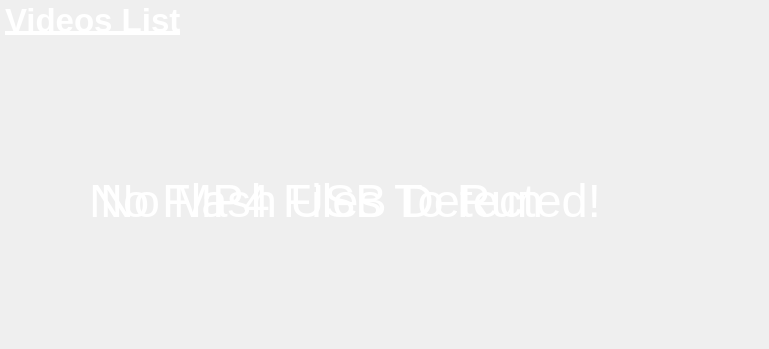
    <widget class="QWidget" name="videoPage">
     <property name="styleSheet">
      <string notr="true">background:none;
</string>
     </property>
     <widget class="QPushButton" name="homeButtonVd">
      <property name="geometry">
       <rect>
        <x>360</x>
        <y>290</y>
        <width>50</width>
        <height>50</height>
       </rect>
      </property>
      <property name="baseSize">
       <size>
        <width>50</width>
        <height>50</height>
       </size>
      </property>
      <property name="focusPolicy">
       <enum>Qt::NoFocus</enum>
      </property>
      <property name="styleSheet">
       <string notr="true">border:none;
border-radius:80px;</string>
      </property>
      <property name="text">
       <string/>
      </property>
      <property name="iconSize">
       <size>
        <width>100</width>
        <height>100</height>
       </size>
      </property>
      <property name="autoDefault">
       <bool>true</bool>
      </property>
     </widget>
     <widget class="QGroupBox" name="noFlashGroupVideo">
      <property name="enabled">
       <bool>true</bool>
      </property>
      <property name="geometry">
       <rect>
        <x>0</x>
        <y>0</y>
        <width>760</width>
        <height>290</height>
       </rect>
      </property>
      <property name="styleSheet">
       <string notr="true">border:none;
background:none;</string>
      </property>
      <property name="title">
       <string/>
      </property>
      <widget class="QLabel" name="noFlashLabelVideo">
       <property name="geometry">
        <rect>
         <x>70</x>
         <y>150</y>
         <width>550</width>
         <height>100</height>
        </rect>
       </property>
       <property name="font">
        <font>
         <pointsize>35</pointsize>
        </font>
       </property>
       <property name="styleSheet">
        <string notr="true">color:white;</string>
       </property>
       <property name="text">
        <string>No Flash USB Detected!</string>
       </property>
       <property name="textFormat">
        <enum>Qt::AutoText</enum>
       </property>
       <property name="alignment">
        <set>Qt::AlignCenter</set>
       </property>
      </widget>
      <widget class="QLabel" name="usbImageLabelVideo">
       <property name="geometry">
        <rect>
         <x>620</x>
         <y>150</y>
         <width>100</width>
         <height>100</height>
        </rect>
       </property>
       <property name="styleSheet">
        <string notr="true">image: url(:/checkFlash/media/usb_icon.png);</string>
       </property>
       <property name="text">
        <string/>
       </property>
      </widget>
     </widget>
     <widget class="QGroupBox" name="runningVideoGroup">
      <property name="geometry">
       <rect>
        <x>0</x>
        <y>0</y>
        <width>760</width>
        <height>290</height>
       </rect>
      </property>
      <property name="styleSheet">
       <string notr="true">border:none;
background:none;</string>
      </property>
      <property name="title">
       <string/>
      </property>
      <widget class="QLabel" name="runningVideoLabel">
       <property name="geometry">
        <rect>
         <x>5</x>
         <y>0</y>
         <width>195</width>
         <height>40</height>
        </rect>
       </property>
       <property name="font">
        <font>
         <pointsize>25</pointsize>
         <bold>true</bold>
         <underline>true</underline>
        </font>
       </property>
       <property name="styleSheet">
        <string notr="true">color:white;</string>
       </property>
       <property name="frameShape">
        <enum>QFrame::NoFrame</enum>
       </property>
       <property name="text">
        <string>Videos List</string>
       </property>
      </widget>
      <widget class="QGroupBox" name="zeroVideosGroup">
       <property name="geometry">
        <rect>
         <x>0</x>
         <y>0</y>
         <width>800</width>
         <height>400</height>
        </rect>
       </property>
       <property name="title">
        <string/>
       </property>
       <widget class="QLabel" name="zeroVideosLabel">
        <property name="geometry">
         <rect>
          <x>100</x>
          <y>150</y>
          <width>450</width>
          <height>100</height>
         </rect>
        </property>
        <property name="font">
         <font>
          <pointsize>35</pointsize>
         </font>
        </property>
        <property name="styleSheet">
         <string notr="true">color:white;</string>
        </property>
        <property name="text">
         <string>No MP4 Files To Run</string>
        </property>
       </widget>
       <widget class="QLabel" name="mp4ImageLabel">
        <property name="geometry">
         <rect>
          <x>560</x>
          <y>150</y>
          <width>80</width>
          <height>100</height>
         </rect>
        </property>
        <property name="styleSheet">
         <string notr="true">image: url(:/videoIcons/media/mp4_icon.png);</string>
        </property>
        <property name="text">
         <string/>
        </property>
       </widget>
      </widget>
      <widget class="QListWidget" name="runningVideosList">
       <property name="geometry">
        <rect>
         <x>0</x>
         <y>55</y>
         <width>760</width>
         <height>200</height>
        </rect>
       </property>
       <property name="font">
        <font>
         <pointsize>20</pointsize>
        </font>
       </property>
       <property name="focusPolicy">
        <enum>Qt::NoFocus</enum>
       </property>
       <property name="autoFillBackground">
        <bool>true</bool>
       </property>
       <property name="styleSheet">
        <string notr="true">background-color: transparent;
color:white;</string>
       </property>
       <property name="frameShape">
        <enum>QFrame::StyledPanel</enum>
       </property>
       <property name="lineWidth">
        <number>1</number>
       </property>
       <property name="horizontalScrollBarPolicy">
        <enum>Qt::ScrollBarAlwaysOff</enum>
       </property>
       <property name="autoScrollMargin">
        <number>16</number>
       </property>
       <property name="selectionBehavior">
        <enum>QAbstractItemView::SelectItems</enum>
       </property>
      </widget>
     </widget>
    </widget>
